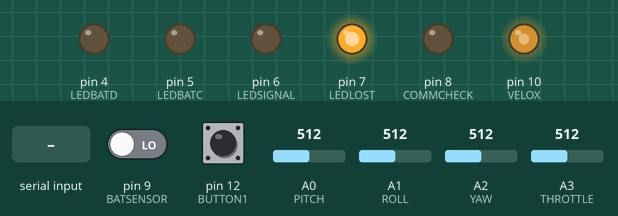
This sketch was run on a simulated Arduino Uno, built with avr-gcc and run on an emulated ATmega328P. Shown: output pins drawn as LEDs (lit = HIGH). The test bench sets the inputs (shaded band); at power-on: A3 (THROTTLE) = 512, pin 9 (BATSENSOR) LOW, pin 12 (BUTTON1) HIGH, A0 (PITCH) = 512, A1 (ROLL) = 512, A2 (YAW) = 512.

Above: at 1.9 s.
2.0 s: A3 (THROTTLE) set to 306
At 3.2 s:
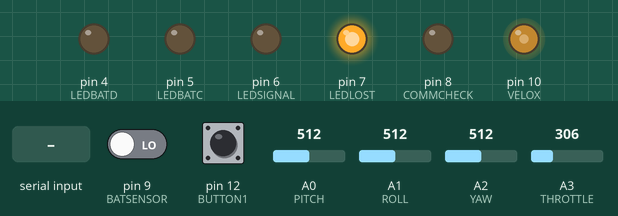
3.5 s: pin 9 (BATSENSOR) driven HIGH
At 4.3 s:
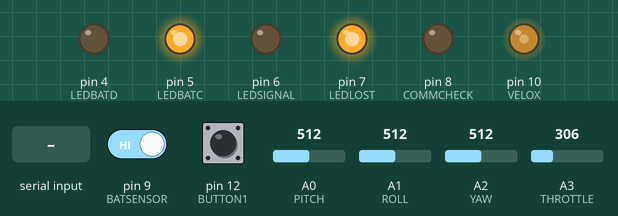
5.0 s: "1" received over the second serial link
At 6.9 s:
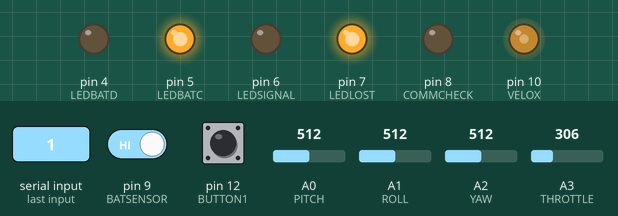
7.5 s: A3 (THROTTLE) set to 716
At 8.5 s:
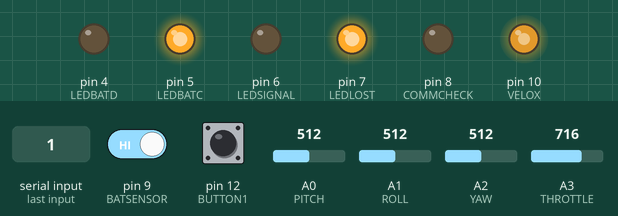
9.0 s: "0" received over the second serial link
At 11.0 s:
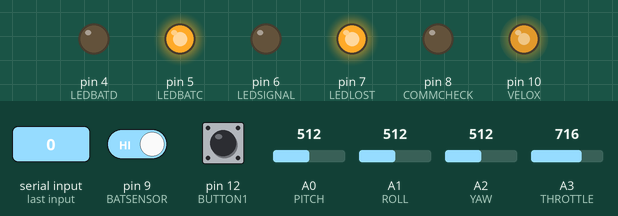
11.5 s: A3 (THROTTLE) set to 992
At 12.8 s:
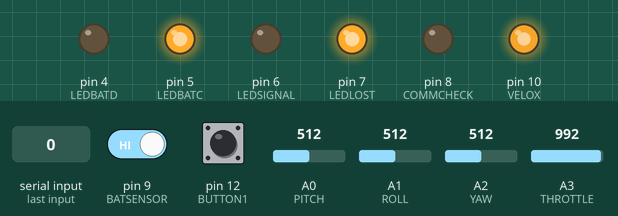
Timing chart, 0 to 14.0 s (numbered marks = the images above; inputs shaded):
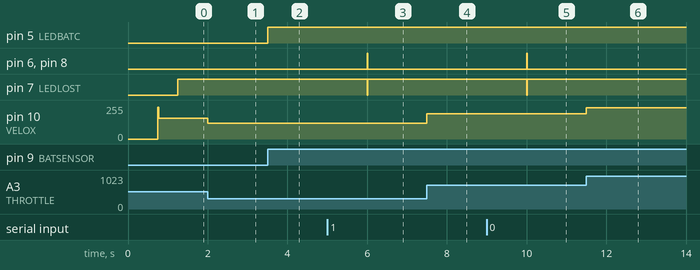

Measured:
- after the input at 2.0 s, pin 10 (VELOX): 155/255 → 120/255 at once
- after the input at 3.5 s, pin 5 (LEDBATC): LOW → HIGH at once
- after the input at 5.0 s, pin 6 (LEDSIGNAL), pin 8 (COMMCHECK): LOW → HIGH after 1.0 s, → LOW 0.02 s later; pin 7 (LEDLOST): HIGH → LOW after 1.0 s, → HIGH 0.02 s later
- after the input at 7.5 s, pin 10 (VELOX): 120/255 → 189/255 at once
- after the input at 9.0 s, pin 6 (LEDSIGNAL), pin 8 (COMMCHECK): LOW → HIGH after 1.0 s, → LOW 0.02 s later; pin 7 (LEDLOST): HIGH → LOW after 1.0 s, → HIGH 0.02 s later
- after the input at 11.5 s, pin 10 (VELOX): 189/255 → 235/255 at once

The sketch:

transmitter.ino
```cpp
#include <SoftwareSerial.h>

#define PITCH     A0 //0
#define ROLL      A1 //1
#define YAW       A2 //2
#define THROTTLE  A3 //3
#define BUTTON1   12 //botao throttle
#define BUTTON2   13 //botao manche
#define VELOX     10 //velocimetro
#define LEDBATD   4  //led indicador de bateria fraca no drone
#define LEDBATC   5  //led indicador de bateria fraca no controle
#define LEDSIGNAL 6  //led indicador de perda de pacote
#define LEDLOST   7  //led indicador de perda de sinal
#define COMMCHECK 8  //led indicador de comunicacao ok
#define BATSENSOR 9  //entrada do sensor de bateria do controle

#define SPIKE       15  //tolerancia do sinal de entrada
#define INPUTS      4   //entradas a serem enviadas
#define SERVOMIN    70  //
#define SERVOMAX    240 // parametros do servo
#define SERVOLIM    40  //
#define THROTTLEDIV 60  // sampling to throttle
#define SILENCETIME 500 //millis para trigga perda de sinal

unsigned char pin[INPUTS];
unsigned char uto[INPUTS];
int uto2[INPUTS];
int turbo=0;                // estado do throttle em memoria
unsigned long tempomudo=0;  // contagem de tempo sem receber sinal
unsigned long tempoforce=0; // contagem de tempo do throttle

SoftwareSerial hc12(2,3);

void setup(){
  delay(750);           //tempo de teste do alarma bat
  Serial.begin(9600);
  hc12.begin(2400);

  pinMode(PITCH,INPUT);
  pinMode(ROLL,INPUT);
  pinMode(YAW,INPUT);
  pinMode(THROTTLE,INPUT);
  pinMode(BUTTON1,INPUT);
  pinMode(BUTTON2,INPUT);

  pinMode(VELOX,OUTPUT);
  pinMode(LEDBATD,OUTPUT);
  pinMode(LEDBATC,OUTPUT);
  pinMode(LEDSIGNAL,OUTPUT);
  pinMode(LEDLOST,OUTPUT);
  pinMode(COMMCHECK,OUTPUT);

  pinMode(BATSENSOR,INPUT);

  pin[0]=PITCH;
  pin[1]=ROLL;
  pin[2]=YAW;
  pin[3]=THROTTLE;

  uto[0]=127;
  uto[1]=127;
  uto[2]=127;
  uto[3]=0;
  turbo=0;

  velocimetro(-1);
  timingresposta(0);

  hc12.write(uto,4);
}

void loop(){
  reading();
  if(receive()!=0)
    hc12.write(uto,4);
  velocimetro(uto[3]);
  checkBat();
}

void reading(){
  int mapa=0,dif=0;

  for(int i=0;i<INPUTS;i++){
    mapa=analogRead(pin[i]);
    if(abs(mapa-uto2[i])>SPIKE){
      uto2[i]=mapa;
      dif=uto2[i]-uto[i];
      if(abs(dif)>SERVOLIM)
        if(dif>0)
          uto[i]+=SERVOLIM;
        else
          uto[i]-=SERVOLIM;
      else
        uto[i]=uto2[i];
      }
    uto[i]=uto2[i]/4;
    }

  if(digitalRead(BUTTON1)==LOW){
    turbo+=(uto[3]-127)/THROTTLEDIV;
    if(turbo>255)
      turbo=255;
    if(turbo<0)
      turbo=0;
    uto[3]=turbo;
    }
  turbo=uto[3];
}

unsigned char receive(){
  /*
   * atualiza sms
   *
   * envia 0 para não enviar nada
   * envia 1 para enviar de novo
   */
  unsigned char recebido[3]={0,0,0};
  unsigned char pacotes=0;
  unsigned char enviar=0; //0 nao envia, 1 envia
  unsigned char sms=0;
  /* código sms
   * 0 - nada recebido
   * 1 - recebido sem warning
   * 2 - recebido com warning de bateria
   * 3 - recebido com warning de sinal
   * 4 - recebido warning de baterial e sinal */
int aux=0;

  aux=hc12.available();

  if(aux){
    pacotes=hc12.readBytes(recebido,3);
    if( pacotes<3 || recebido[0]!=110 || recebido[2]!=212 )
      sms=3;
    switch(recebido[1]){
      case 1:
        if(sms==0)
          sms=1;
        break;
      case 2:
        if(sms==3)
          sms=4;
        else
          sms=2;
        break;
      case 3:
        sms=3;
        break;
      case 4:
        sms=4;
      }
    enviar=1;
    timingresposta(0);
    }
  else{
    aux=timingresposta(1);
    if(aux!=0){
      sms=0;
      if(aux==2)
        enviar=1;
      else
        enviar=0;
      }
    }

  if(aux!=0)
    atualizaLeds(sms);

  return enviar;
}

unsigned char timingresposta(unsigned char recebido){
/*
 * recebe zero pra iniciar a contagem
 * recebe um pra testar a contagem
 *
 * envia zero pra contagem em progresso
 * envia um pra estouro na contagem
 * envia dois pra broadcast emergencial
 */
  int dif=millis()-tempomudo;
  unsigned char retorna=0;

  if(recebido==0)
    tempomudo=millis();
  else
    if( dif>SILENCETIME && dif<(SILENCETIME*2) )
      retorna=1;
    if(dif>(SILENCETIME*2)){  // emite um sinal a cada SILENCETIME
      tempomudo=millis()-SILENCETIME;
      retorna=2;
    }

  return retorna;
}

void atualizaLeds(unsigned char recebido){
  /* código sms
   * 0 - nada recebido
   * 1 - recebido sem warning
   * 2 - recebido com warning de bateria
   * 3 - recebido com warning de sinal
   * 4 - recebido warning de baterial e sinal */

  switch(recebido){
    case 0: // nada recebido
      digitalWrite(LEDBATD,LOW);
      digitalWrite(LEDSIGNAL,LOW);
      digitalWrite(LEDLOST,HIGH);
      digitalWrite(COMMCHECK,LOW);
      break;
    case 1: // recebido sem warning
      digitalWrite(LEDBATD,LOW);
      digitalWrite(LEDSIGNAL,LOW);
      digitalWrite(LEDLOST,LOW);
      digitalWrite(COMMCHECK,HIGH);
      break;
    case 2: // recebido com warning de bateria
      digitalWrite(LEDBATD,HIGH);
      digitalWrite(LEDSIGNAL,LOW);
      digitalWrite(LEDLOST,LOW);
      digitalWrite(COMMCHECK,HIGH);
      break;
    case 3: // recebido com warning de sinal
      digitalWrite(LEDBATD,LOW);
      digitalWrite(LEDSIGNAL,HIGH);
      digitalWrite(LEDLOST,LOW);
      digitalWrite(COMMCHECK,HIGH);
      break;
    case 4: // recebido warning de baterial e sinal
      digitalWrite(LEDBATD,HIGH);
      digitalWrite(LEDSIGNAL,HIGH);
      digitalWrite(LEDLOST,LOW);
      digitalWrite(COMMCHECK,HIGH);
      break;
    }
}

void velocimetro(unsigned char cond){
// -1 pra warmup, positivo pra atualiza

  int mapa=0;

  if(cond==-1)
    mapa=map(0,0,255,SERVOMIN,SERVOMAX);
  else
    mapa=map(cond,0,255,SERVOMIN,SERVOMAX);

  analogWrite(VELOX,mapa);
}

void checkBat(){
  if(digitalRead(BATSENSOR)==HIGH)
    digitalWrite(LEDBATC,HIGH);
  else
    digitalWrite(LEDBATC,LOW);
}
```
